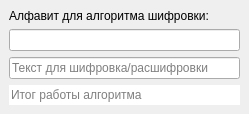
<?xml version="1.0" encoding="UTF-8"?>
<ui version="4.0">
 <class>MainWindow</class>
 <widget class="QMainWindow" name="MainWindow">
  <property name="geometry">
   <rect>
    <x>0</x>
    <y>0</y>
    <width>249</width>
    <height>109</height>
   </rect>
  </property>
  <property name="windowTitle">
   <string>Шифр Атбаш</string>
  </property>
  <widget class="QWidget" name="centralwidget">
   <layout class="QVBoxLayout" name="verticalLayout">
    <item>
     <widget class="QLabel" name="label">
      <property name="text">
       <string>Алфавит для алгоритма шифровки:</string>
      </property>
     </widget>
    </item>
    <item>
     <widget class="QLineEdit" name="alphabet">
      <property name="placeholderText">
       <string/>
      </property>
     </widget>
    </item>
    <item>
     <widget class="QLineEdit" name="lineEdit">
      <property name="placeholderText">
       <string>Текст для шифровка/расшифровки</string>
      </property>
     </widget>
    </item>
    <item>
     <widget class="QLineEdit" name="lineEdit_2">
      <property name="frame">
       <bool>false</bool>
      </property>
      <property name="readOnly">
       <bool>true</bool>
      </property>
      <property name="placeholderText">
       <string>Итог работы алгоритма</string>
      </property>
     </widget>
    </item>
   </layout>
  </widget>
 </widget>
 <resources/>
 <connections>
  <connection>
   <sender>lineEdit</sender>
   <signal>textChanged(QString)</signal>
   <receiver>MainWindow</receiver>
   <slot>editEncrypt(QString)</slot>
   <hints>
    <hint type="sourcelabel">
     <x>165</x>
     <y>69</y>
    </hint>
    <hint type="destinationlabel">
     <x>166</x>
     <y>73</y>
    </hint>
   </hints>
  </connection>
  <connection>
   <sender>alphabet</sender>
   <signal>textChanged(QString)</signal>
   <receiver>MainWindow</receiver>
   <slot>editAlphabet(QString)</slot>
   <hints>
    <hint type="sourcelabel">
     <x>166</x>
     <y>37</y>
    </hint>
    <hint type="destinationlabel">
     <x>166</x>
     <y>95</y>
    </hint>
   </hints>
  </connection>
 </connections>
 <slots>
  <slot>editEncrypt(QString)</slot>
  <slot>editDecrypt(QString)</slot>
  <slot>editAlphabet(QString)</slot>
 </slots>
</ui>
